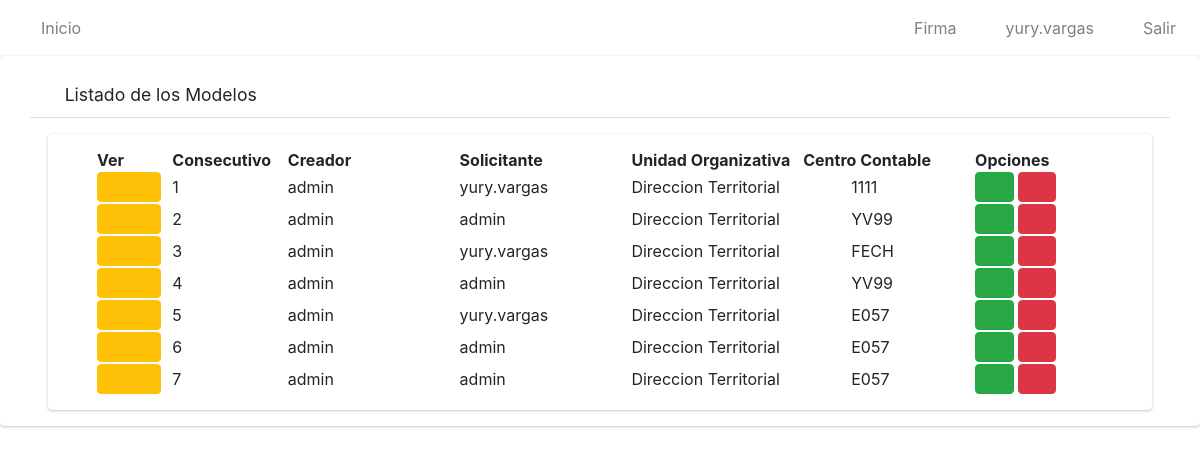
The app's page /listar_modelos/ (signed in), older data.
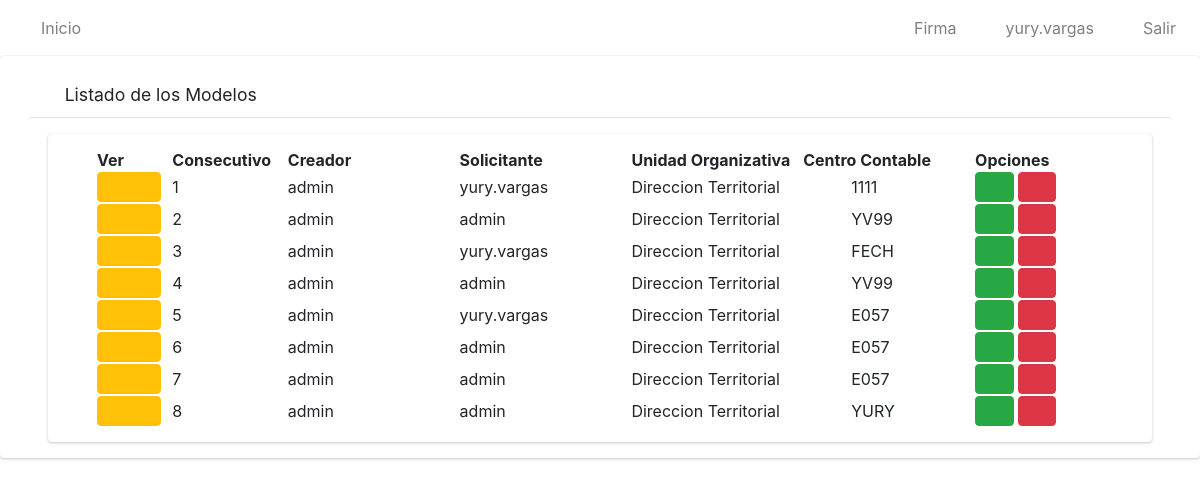
The same page, newer data.
### app/models.py (models this page shows, shortened)
class Modelo(models.Model):
    nombre=models.CharField(max_length=50)
    solicitante=models.CharField(max_length=50)
    unidad_organizativa=models.CharField(max_length=100)
    c_contable=models.CharField(max_length=4)
    consec=models.IntegerField()
    solicitudes=models.ManyToManyField(Solicitud)

### app/views.py (the view)
# urls.py: path('listar_modelos/', ModeloListView.as_view(), name='listarMod'),
class ModeloListView(ListView):
    model = Modelo
    template_name = 'modelos/listar.html'
    @method_decorator(login_required)
    def dispatch(self, request, *args, **kwargs):
        return super().dispatch(request,*args,** kwargs)
    def get_context_data(self, **kwargs):
        context = super().get_context_data(**kwargs)
        lista_solicitantes=[]
        modelos=Modelo.objects.all()
        pos=0
        for i in modelos:
            lista_solicitantes.append(i.solicitudes.first().solicitante)
        context['title'] = "Listado de Solicitudes"
        context['solicitantes'] = lista_solicitantes
        return context

### app/templates/modelos/listar.html
{% extends 'base.html' %}
{% load static %}
{% block content %}
    <div class=" card card-default">
        <div class="card-header px-3 mb-3 mt-3 container">
            <h3 class="card-title">
            <i class="fas fa-search"></i>
                Listado de los Modelos
            </h3>
            </div>
        <div class="card card-body content-header mx-5 px-5">
            <table id="myTable" class="display" style="width: 100%;">
                <thead>
                    <tr>
                        <th>Ver</th>
                        <th style="width: 2cm">Consecutivo</th>
                        <th>Creador</th>
                        <th>Solicitante</th>
                        <th>Unidad Organizativa</th>
                        <th>Centro Contable</th>
                        <th style="width: 3cm">Opciones</th>
                    </tr>
                </thead>
                <tbody>
                    {% for i in object_list %}
                    <tr>
                        <td style="width: 1cm"><a href="{% url 'solicitudModel' i.id%}" type="button" class="btn btn-warning">
                    <i class="fas fa-eye" style="width: 1cm"></i>
                </a></td>
                        <td style="width: 20px;">{{i.consec}}</td>
                        <td style="width: 150px;">{{i.nombre}}</td>
                        <td style="width: 150px;">{{i.solicitante}}</td>
                        <td style="width: 150px;">{{i.unidad_organizativa}}</td>
                        <td style="width: 150px;"><div class="pl-5">{{i.c_contable}}</div></td>
                        <td>
                <a href="#" type="button" class="btn btn-success">
                    <i class="fas fa-file"></i>
                </a>
                <a href="#" type="button" class="btn btn-danger">
                    <i class="fas fa-trash-alt"></i>
                </a></td>
                    </tr>
                    {% endfor %}
                </tbody>
            </table>
        </div>
    </div>
{% endblock %}

Row changes from the older to the newer data that the page shows:
added Modelo: consec "8", nombre "admin", solicitante "admin", unidad_organizativa "Direccion Territorial", c_contable "YURY"
